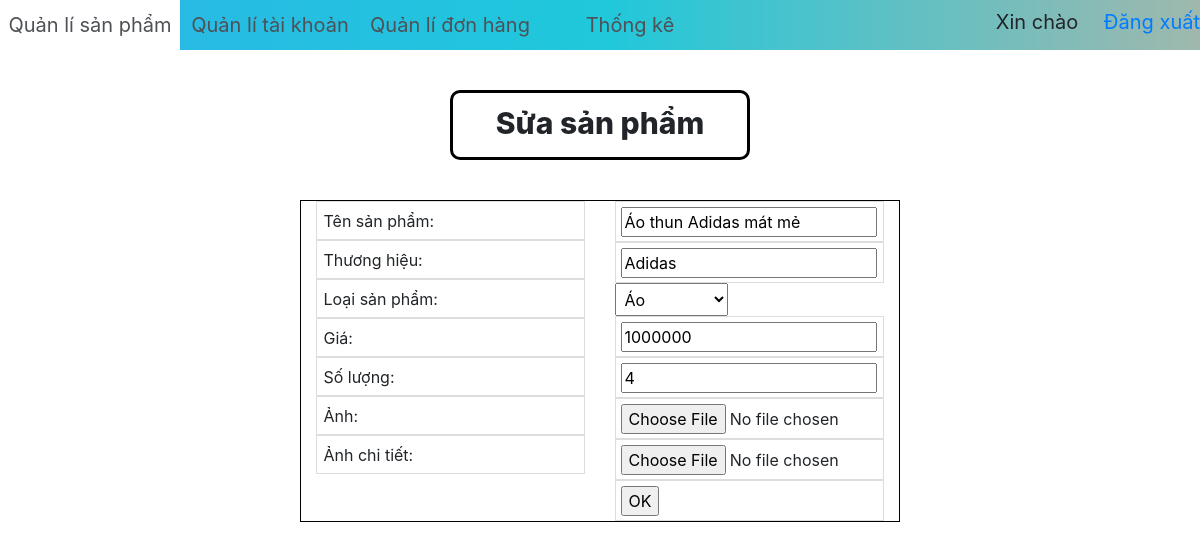
Page /wep/admin/sua_sanpham.php?masanpham=2 on the earlier database version.
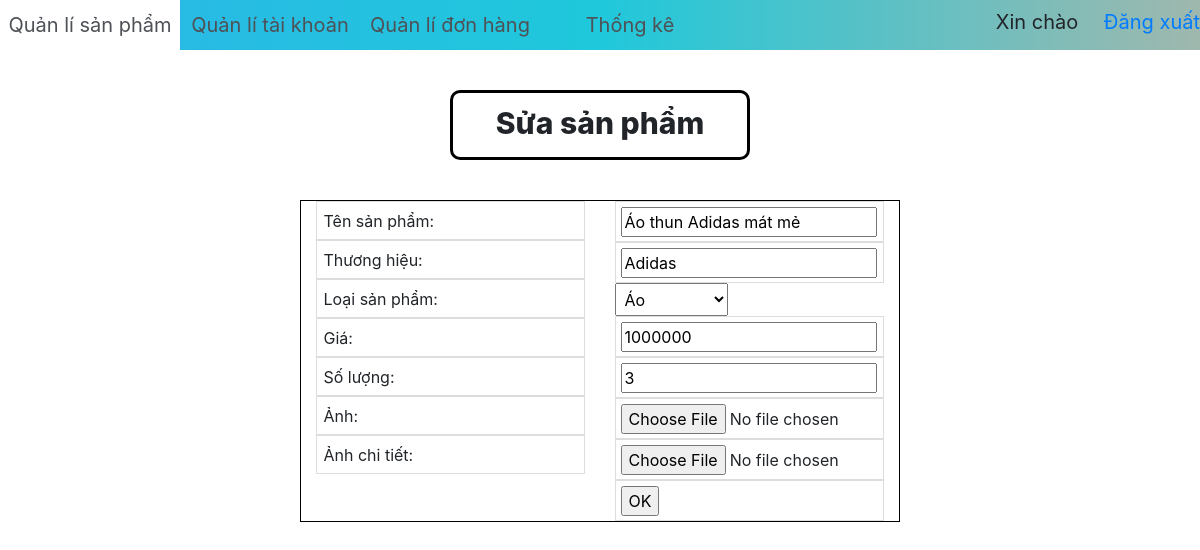
Same page on the later database version.
### tables this page shows
CREATE TABLE `sanpham` (
  `MA` int(11) NOT NULL,
  `TEN_SANPHAM` varchar(50) NOT NULL,
  `THUONGHIEU` varchar(40) NOT NULL,
  `GIA` int(11) NOT NULL,
  `GIA_CU` int(11) NOT NULL,
  `MA_LOAI` varchar(15) NOT NULL,
  `ANH` text NOT NULL,
  `ANH_CHI_TIET` text NOT NULL,
  `SO_LUONG` int(13) NOT NULL
);

### wep/admin/sua_sanpham.php (the view, shortened to what this page needs)
<?php
$ho_ten = (isset($_SESSION['tendangnhap']) == 'true') ? $_SESSION['tendangnhap'] : "";
$ma = (isset($_GET["masanpham"])) ? $_GET["masanpham"] : null;
?>
<!DOCTYPE html>
<html>
<head>
    <link rel="stylesheet" href="https://maxcdn.bootstrapcdn.com/bootstrap/4.0.0/css/bootstrap.min.css">
    <link rel="stylesheet" type="text/css" href="main_style.css">
    <link rel="stylesheet" href="https://use.fontawesome.com/releases/v5.8.1/css/solid.css">
    <link rel="stylesheet" href="https://use.fontawesome.com/releases/v5.8.1/css/fontawesome.css">
</head>
<?php
     $conn = create_connect();
     $sql = "SELECT * FROM sanpham WHERE MA = '".$ma."'";
     $result = $conn->query($sql);
     $sanpham = $result->fetch_assoc();
     ?>
<body>
    <div class="menu_qldh">
        <a href="index.php">Quản lí sản phẩm</a>
        <a href="quanlytaikhoan.php">Quản lí tài khoản</a>
        <a href="quanlydonhang.php">Quản lí đơn hàng</a>
        <a href="thongke.php">Thống kê</a>
        <div style="text-align: right;">Xin chào <?php echo $ho_ten; ?> <a style="text-decoration: none; line-height: 45px;" href="dangxuat.php">&emsp;Đăng xuất</a></div>
    </div>
    <div class="tieude">Sửa sản phẩm</div>
    <div class="container-fluid">
        <div class="row">
            <div class="col-lg-3"></div>
            <div class="col-lg-6 content-sua">
                <form action="xuly_sua.php" method="post" enctype="multipart/form-data">
                    <div class="row">
                    <div class="col-lg-6">
                        <div class="txt_form"><span>Tên sản phẩm:</span><br></div>
                        <div class="txt_form"><span>Thương hiệu:</span><br></div>
                        <div class="txt_form"><span>Loại sản phẩm:</span><br></div>
                        <div class="txt_form"><span>Giá:</span><br></div>
                        <div class="txt_form"><span>Số lượng:</span></div>
                        <div class="txt_form"><span>Ảnh:</span><br></div>
                        <div class="txt_form"><span>Ảnh chi tiết:</span></div>
                    </div>
                <div class="col-lg-6">
                    <div class="input_form"><input type="text" name="tensanpham" value=<?php echo '"'.$sanpham["TEN_SANPHAM"].'"'; ?>></div>
                    <div class="input_form"><input type="text" name="thuonghieu" value=<?php echo '"'.$sanpham["THUONGHIEU"].'"'; ?>></div>
                    <select id="phanloai" name="phanloai">
                        <option id="ao" value="ao">Áo</option>
                    </select>
                    <div class="input_form"><input type="text" name="gia" value=<?php echo '"'.$sanpham["GIA"].'"'; ?>></div>
                    <div class="input_form"><input type="text" name="so_luong" value=<?php echo '"'.$sanpham["SO_LUONG"].'"'; ?>></div>
                    <div class="input_form"><input type="file" name="anh"></div>
                    <div class="input_form"><input type="file" name="anh_chitiet"></div>
                    <div class="input_form"><input type="submit" name="sua" value="OK"></div>
                </div>
                </div>
                </form>
            </div>
        </div>
    </div>
</body>
</html>

Differences in the rows shown:
changed sanpham "Áo thun Adidas mát mẻ": so_luong "4" → "3"
